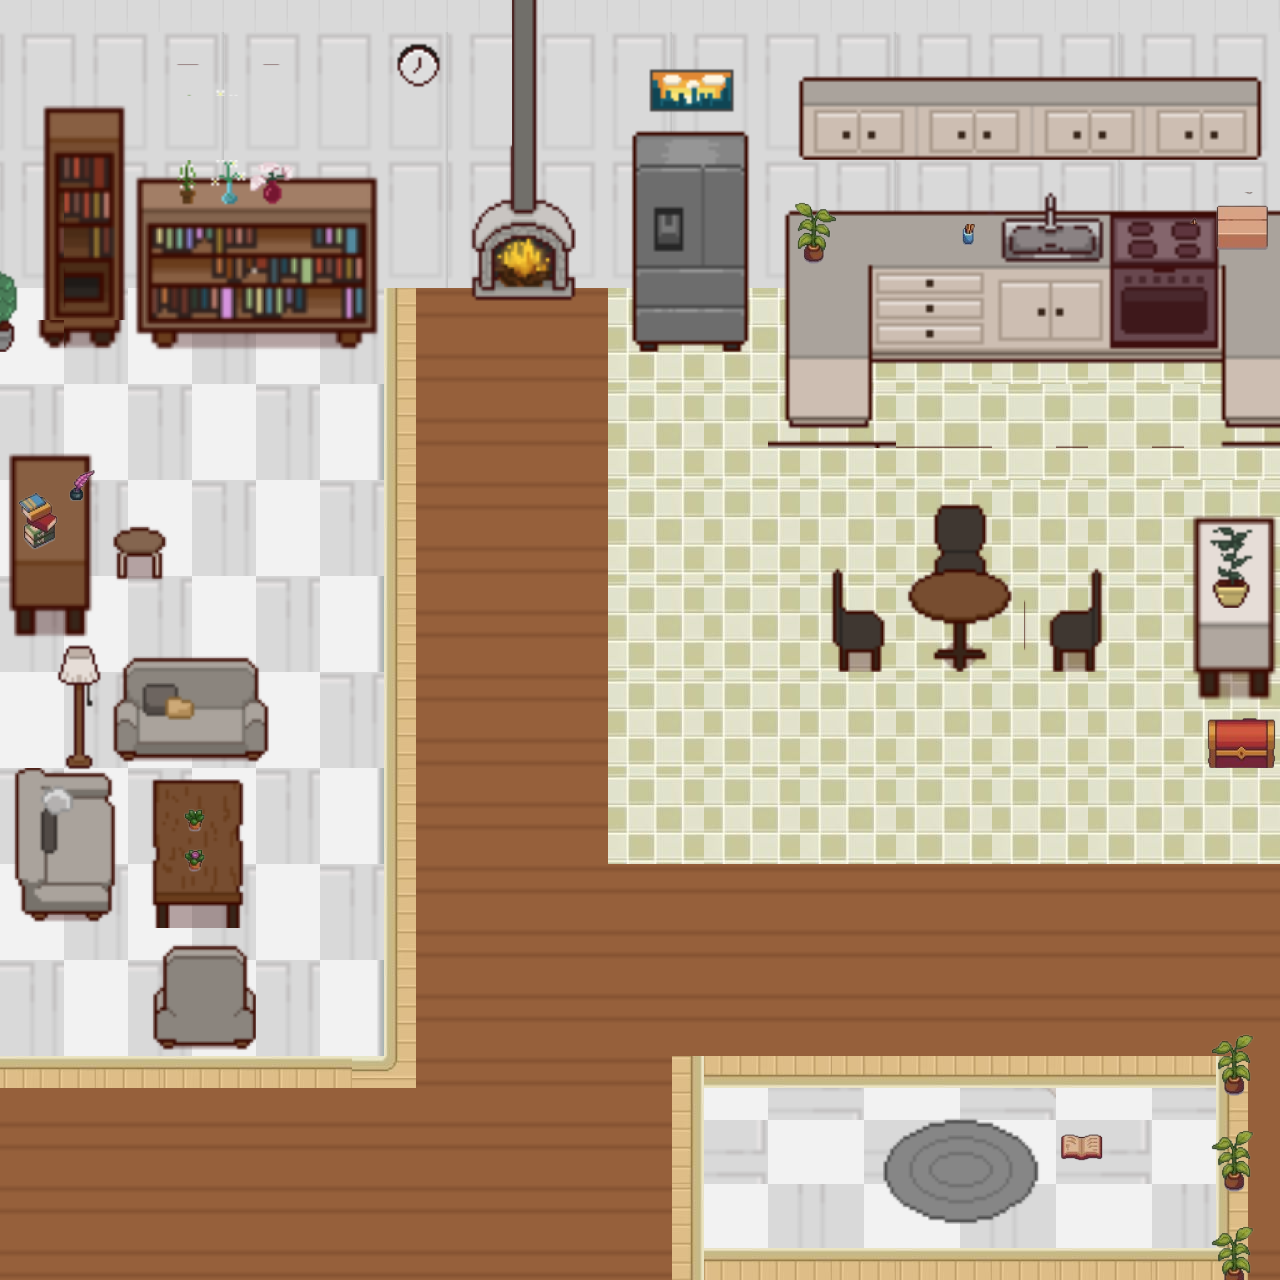

Below is a game level as drawn by its tile map, then a one-line description and the .tmx that defines it (tile-layer data replaced by summaries):
An orthogonal 40x40 tile map with 32x32 px tiles, 4 tile layers (ground, furniture, decoration, PlayerLayer), 1 hidden layer not drawn, 8 tilesets.

<map version="1.10" tiledversion="1.11.2" orientation="orthogonal" renderorder="right-down" width="40" height="40" tilewidth="32" tileheight="32" infinite="0" nextlayerid="7" nextobjectid="1">
 <tileset firstgid="1" source="interior.tsx" />
 <tileset firstgid="325" source="pixelinterior_LRK/livingroom_LRK.tsx" />
 <tileset firstgid="2867" source="pixelinterior_LRK/floorswalls_LRK!.tsx" />
 <tileset firstgid="3952" source="pixelinterior_LRK/kitchen_LRK.tsx" />
 <tileset firstgid="6022" source="pixelinterior_LRK/cabinets_LRK.tsx" />
 <tileset firstgid="13393" source="pixelinterior_LRK/decorations_LRK.tsx" />
 <tileset firstgid="13588" source="pixelinterior_LRK/books.tsx" />
 <tileset firstgid="13813" source="redcol.tsx" />
 <layer id="1" name="ground" width="40" height="40">
  <data>[1600 cells, 1600 non-empty, 67 distinct tile ids]</data>
 </layer>
 <layer id="3" name="furniture" width="40" height="40">
  <data>[1600 cells, 469 non-empty, 464 distinct tile ids]</data>
 </layer>
 <layer id="4" name="decoration" width="40" height="40">
  <data>[1600 cells, 177 non-empty, 153 distinct tile ids]</data>
 </layer>
 <layer id="6" name="PlayerLayer" width="40" height="40">
  <data>[1600 cells, 0 non-empty, 0 distinct tile ids]</data>
 </layer>
 <layer id="5" name="Collision" width="40" height="40" visible="0">
  <data>[1600 cells, 355 non-empty, 1 distinct tile ids]</data>
 </layer>
</map>
